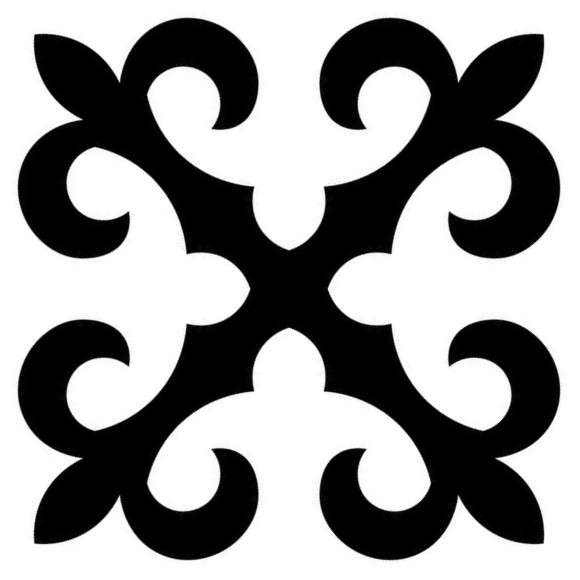
#> input picture old/ornam.jpg, 580 x 580 px
$ python depth_webcam.py ornam.jpg
#> lines starting #> are read from the running program, lines starting #| are printed output that depends on the picture; after the words box and inside, x2 and y2 are one past the last pixel; in counts of white or black regions, pixels touching at a corner belong together
### old/renderer.py
"""Render the ornamental pattern onto every leaf triangle."""

import cv2
import numpy as np

from triangle_tree import Triangle


# ---------------------------------------------------------------------------
# Ornament mask
# ---------------------------------------------------------------------------

def load_ornament_mask(path: str) -> tuple[np.ndarray, np.ndarray, np.ndarray]:
    """Load the ornament image and extract triangular binary masks.

    Cuts the upper-right 45-45-90 triangle from the square ornament.
    Returns both the normal mask (ink = 255) and an inverted mask
    (background = 255, ink = 0) — both clipped to the triangle so that
    warping either one keeps border pixels at 0.

    Returns:
        mask:         Binary image (H, W) — 255 where ornament ink exists.
        mask_inv:     Binary image (H, W) — inverted pattern inside the triangle.
        src_triangle: Float32 array (3, 2) of the canonical triangle vertices
                      ordered as [right_angle, hyp_a, hyp_b].
    """
    gray = cv2.imread(path, cv2.IMREAD_GRAYSCALE)
    h, w = gray.shape

    # Ornament is black-on-white → invert so the pattern becomes 255
    _, binary = cv2.threshold(gray, 128, 255, cv2.THRESH_BINARY_INV)

    # Canonical triangle: upper-right half of the square
    #   right angle at (w-1, 0)   — top-right corner
    #   hyp_a      at (0, 0)      — top-left corner
    #   hyp_b      at (w-1, h-1)  — bottom-right corner
    tri_pts = np.array([[w - 1, 0], [0, 0], [w - 1, h - 1]], dtype=np.int32)

    triangle_region = np.zeros_like(binary)
    cv2.fillPoly(triangle_region, [tri_pts], 255)

    mask = cv2.bitwise_and(binary, triangle_region)
    mask_inv = cv2.bitwise_and(cv2.bitwise_not(binary), triangle_region)

    src_triangle = np.array(
        [[w - 1, 0], [0, 0], [w - 1, h - 1]], dtype=np.float32
    )
    return mask, mask_inv, src_triangle


# ---------------------------------------------------------------------------
# Rendering
# ---------------------------------------------------------------------------

def render(
    output: np.ndarray,
    leaves: list[Triangle],
    ornament_mask: np.ndarray,
    ornament_mask_inv: np.ndarray,
    src_triangle: np.ndarray,
) -> np.ndarray:
    """Paint each leaf triangle with the ornament pattern in its dominant color.

    For every leaf the ornament mask is affine-warped to fit the triangle,
    then pixels where the warped mask is active are set to the leaf's color.
    Even-depth triangles use the inverted mask so adjacent edges interlock.

    Args:
        output:            Destination image (H, W, 3), modified in-place.
        leaves:            Leaf Triangle nodes (each with .dominant_color set).
        ornament_mask:     Normal binary mask from :func:`load_ornament_mask`.
        ornament_mask_inv: Inverted binary mask (pre-clipped to triangle).
        src_triangle:      Canonical triangle vertices matching the masks.

    Returns:
        The same *output* array, for convenience.
    """
    h, w = output.shape[:2]

    for leaf in leaves:
        if leaf.dominant_color is None:
            continue

        # Pick normal or inverted mask based on depth parity
        mask = ornament_mask_inv if leaf.depth % 2 == 0 else ornament_mask

        # Map canonical ornament triangle → leaf triangle
        dst_pts = np.array(
            [leaf.right_angle, leaf.hyp_a, leaf.hyp_b], dtype=np.float32
        )
        M = cv2.getAffineTransform(src_triangle, dst_pts)

        warped = cv2.warpAffine(
            mask, M, (w, h),
            flags=cv2.INTER_LINEAR,
            borderMode=cv2.BORDER_CONSTANT,
            borderValue=0,
        )

        # Clip to the leaf polygon (warp can bleed a few pixels outside)
        poly = np.array(leaf.vertices, dtype=np.int32).reshape((-1, 1, 2))
        poly_mask = np.zeros((h, w), dtype=np.uint8)
        cv2.fillPoly(poly_mask, [poly], 255)

        combined = cv2.bitwise_and(warped, poly_mask)

        output[combined > 0] = leaf.dominant_color

    return output


# [11 lines left out: function draw_debug_boundaries, not called in this run]

### old/triangle_tree.py
"""Binary triangle tree — recursive 45-45-90 subdivision of an image.

Geometry refresher:
    A 45-45-90 right isosceles triangle has a 90-degree angle and two 45-degree
    angles.  Splitting from the right-angle vertex to the hypotenuse midpoint
    produces two smaller 45-45-90 triangles whose right angles sit at that midpoint.
"""

from __future__ import annotations
from dataclasses import dataclass, field

import cv2
import numpy as np


# ---------------------------------------------------------------------------
# Data structure
# ---------------------------------------------------------------------------

@dataclass
class Triangle:
    """A 45-45-90 triangle defined by three vertices in (x, y) pixel coords.

    Attributes:
        right_angle: Vertex at the 90-degree angle.
        hyp_a:       First endpoint of the hypotenuse (45-degree angle).
        hyp_b:       Second endpoint of the hypotenuse (45-degree angle).
        depth:       Current recursion depth.
        dominant_color: BGR tuple of the most frequent color (set for leaves).
        children:    Two child triangles if subdivided, empty list if leaf.
    """
    right_angle: tuple[float, float]
    hyp_a: tuple[float, float]
    hyp_b: tuple[float, float]
    depth: int = 0
    dominant_color: tuple[int, ...] | None = None
    children: list[Triangle] = field(default_factory=list)

    @property
    def vertices(self) -> list[tuple[float, float]]:
        return [self.right_angle, self.hyp_a, self.hyp_b]

    @property
    def is_leaf(self) -> bool:
        return len(self.children) == 0


# ---------------------------------------------------------------------------
# Subdivision
# ---------------------------------------------------------------------------

# [23 lines left out: function subdivide, not called in this run]


# ---------------------------------------------------------------------------
# Color analysis
# ---------------------------------------------------------------------------

def _dominant_color(image: np.ndarray, tri: Triangle) -> tuple[tuple[int, ...], float]:
    """Find the most frequent color and its ratio inside a triangle.

    Returns:
        color: BGR tuple of the most common color.
        ratio: Fraction of pixels with that color (0.0 – 1.0).
    """
    h, w = image.shape[:2]

    # Rasterise the triangle into a mask
    pts = np.array(tri.vertices, dtype=np.int32).reshape((-1, 1, 2))
    mask = np.zeros((h, w), dtype=np.uint8)
    cv2.fillPoly(mask, [pts], 255)

    ys, xs = np.where(mask > 0)
    if len(ys) == 0:
        return (0, 0, 0), 1.0

    # Encode each BGR pixel as a single int for fast counting
    colors = image[ys, xs]
    encoded = (
        colors[:, 0].astype(np.int64) * 65536
        + colors[:, 1].astype(np.int64) * 256
        + colors[:, 2].astype(np.int64)
    )
    unique_codes, counts = np.unique(encoded, return_counts=True)

    best_idx = np.argmax(counts)
    best_code = int(unique_codes[best_idx])
    ratio = counts[best_idx] / len(ys)

    b = best_code >> 16
    g = (best_code >> 8) & 0xFF
    r = best_code & 0xFF
    return (b, g, r), ratio


# ---------------------------------------------------------------------------
# Tree construction
# ---------------------------------------------------------------------------

def build_tree(
    image: np.ndarray,
    tri: Triangle,
    max_depth: int,
    threshold: float,
    min_depth: int = 0,
) -> Triangle:
    """Recursively subdivide *tri* until the region is uniform enough.

    Stops when:
        - depth >= min_depth AND dominant color covers >= *threshold*, **or**
        - *max_depth* is reached.
    """
    color, ratio = _dominant_color(image, tri)

    if tri.depth >= max_depth:
        tri.dominant_color = color
        return tri

    if tri.depth >= min_depth and ratio >= threshold:
        tri.dominant_color = color
        return tri

    c1, c2 = subdivide(tri)
    tri.children = [
        build_tree(image, c1, max_depth, threshold, min_depth),
        build_tree(image, c2, max_depth, threshold, min_depth),
    ]
    return tri


def collect_leaves(tri: Triangle) -> list[Triangle]:
    """Return every leaf node in the tree rooted at *tri*."""
    if tri.is_leaf:
        return [tri]
    leaves: list[Triangle] = []
    for child in tri.children:
        leaves.extend(collect_leaves(child))
    return leaves


# ---------------------------------------------------------------------------
# Initial split
# ---------------------------------------------------------------------------

def make_initial_triangles(size: int) -> list[Triangle]:
    """Split a square image along its diagonal into two 45-45-90 triangles.

    Upper-right half:  right angle at top-right    (size, 0)
    Lower-left half:   right angle at bottom-left  (0, size)
    """
    upper_right = Triangle(
        right_angle=(size, 0),
        hyp_a=(0, 0),
        hyp_b=(size, size),
        depth=0,
    )
    lower_left = Triangle(
        right_angle=(0, size),
        hyp_a=(size, size),
        hyp_b=(0, 0),
        depth=0,
    )
    return [upper_right, lower_left]

### old/depth_webcam.py
"""Kyrgyz ornamental pattern filter for depth camera footage.

A depth band [depth_min, depth_max] (0–255) selects a slice of the scene.
Pixels inside the band → FOREGROUND colour.
Pixels outside the band → BACKGROUND colour.
This binary two-colour image drives the ornament triangle tree — no posterize needed.

Usage:
    python depth_webcam.py                  # real depth camera (device 0)
    python depth_webcam.py depth.gif        # test with GIF file
    python depth_webcam.py 1                # real depth camera (device 1)

Controls:
    q / ESC  — quit
    a / A    — depth_min   -5 / +5
    z / Z    — depth_max   -5 / +5
    d / D    — tree max_depth  -1 / +1
    m / M    — tree min_depth  -1 / +1
    h / H    — homogeneity threshold  -0.01 / +0.01
    p / P    — proc resolution  -32 / +32
    o / O    — output resolution  -64 / +64
    f        — cycle foreground colour
    b        — cycle background colour
    s        — save current output frame
"""

import os
import sys
import time

import cv2
import numpy as np
from PIL import Image

from config import ORNAMENT_FILENAME
from renderer import load_ornament_mask, render
from triangle_tree import build_tree, collect_leaves, make_initial_triangles


# ---------------------------------------------------------------------------
# Colour presets
# ---------------------------------------------------------------------------

FG_PRESETS = [
    (0,   0,   160),   # dark red
    (120, 30,  0),     # dark navy
    (0,   100, 10),    # dark green
    (30,  0,   130),   # dark maroon
    (20,  20,  20),    # near-black
]

BG_PRESETS = [
    (245, 235, 210),   # warm cream
    (255, 245, 220),   # light gold
    (255, 255, 255),   # white
    (220, 235, 245),   # cool white
]


# ---------------------------------------------------------------------------
# Frame sources
# ---------------------------------------------------------------------------

class GifSource:
    """Iterates frames from a GIF file, looping indefinitely."""

    # [10 lines left out: functions __init__, read, not called in this run]

    def release(self) -> None:
        self._gif.close()


class CameraSource:
    """Reads frames from a cv2.VideoCapture and converts to grayscale."""

    def __init__(self, index: int) -> None:
        self._cap = cv2.VideoCapture(index)

    @property
    def is_opened(self) -> bool:
        return self._cap.isOpened()

    def read(self) -> tuple[bool, np.ndarray]:
        ret, frame = self._cap.read()
        if not ret:
            return False, np.zeros((1, 1), dtype=np.uint8)
        gray = cv2.cvtColor(frame, cv2.COLOR_BGR2GRAY)
        return True, gray

    def release(self) -> None:
        self._cap.release()


def open_source(arg: str | None):
    """Return the appropriate frame source for the given argument."""
    if arg is None:
        src = CameraSource(0)
        if not src.is_opened:
            print("Error: cannot open camera device 0")
            sys.exit(1)
        return src

    if arg.lower().endswith(".gif"):
        return GifSource(arg)

    try:
        index = int(arg)
        src = CameraSource(index)
        if not src.is_opened:
            print(f"Error: cannot open camera device {index}")
            sys.exit(1)
        return src
    except ValueError:
        # Treat as a video file path
        src = CameraSource.__new__(CameraSource)
        src._cap = cv2.VideoCapture(arg)
        if not src._cap.isOpened():
            print(f"Error: cannot open file {arg}")
            sys.exit(1)
        return src


# ---------------------------------------------------------------------------
# Depth processing
# ---------------------------------------------------------------------------

def depth_to_two_color(
    gray: np.ndarray,
    depth_min: int,
    depth_max: int,
    fg_color: tuple[int, int, int],
    bg_color: tuple[int, int, int],
) -> np.ndarray:
    """Map a grayscale depth image to a binary two-colour BGR image.

    Pixels in [depth_min, depth_max] → fg_color.
    All other pixels                 → bg_color.
    """
    mask = (gray >= depth_min) & (gray <= depth_max)
    result = np.full((*gray.shape, 3), bg_color, dtype=np.uint8)
    result[mask] = fg_color
    return result


def make_depth_thumbnail(
    gray: np.ndarray,
    depth_min: int,
    depth_max: int,
    size: int,
) -> np.ndarray:
    """Build a thumbnail showing the depth map with the active band highlighted.

    In-band pixels are tinted yellow; out-of-band pixels stay grayscale.
    """
    thumb_gray = cv2.resize(gray, (size, size))
    bgr = cv2.cvtColor(thumb_gray, cv2.COLOR_GRAY2BGR)

    mask = (thumb_gray >= depth_min) & (thumb_gray <= depth_max)
    # Yellow tint on foreground band
    bgr[mask] = np.clip(
        bgr[mask].astype(np.int32) + np.array([0, 60, 80], dtype=np.int32),
        0, 255,
    ).astype(np.uint8)
    return bgr


# ---------------------------------------------------------------------------
# Pipeline
# ---------------------------------------------------------------------------

def _scale_leaves(leaves, scale: float) -> None:
    """Scale all leaf triangle vertices in-place."""
    if scale == 1.0:
        return
    for leaf in leaves:
        leaf.right_angle = (leaf.right_angle[0] * scale, leaf.right_angle[1] * scale)
        leaf.hyp_a       = (leaf.hyp_a[0]       * scale, leaf.hyp_a[1]       * scale)
        leaf.hyp_b       = (leaf.hyp_b[0]       * scale, leaf.hyp_b[1]       * scale)


def process_frame(
    gray: np.ndarray,
    proc_size: int,
    out_size: int,
    depth_min: int,
    depth_max: int,
    max_depth: int,
    min_depth: int,
    threshold: float,
    fg_color: tuple[int, int, int],
    bg_color: tuple[int, int, int],
    ornament_mask: np.ndarray,
    ornament_mask_inv: np.ndarray,
    src_tri: np.ndarray,
) -> tuple[np.ndarray, dict]:
    """Run the depth ornament pipeline on one grayscale frame.

    Pipeline:
        gray → centre-crop square → resize(proc_size)
             → depth_to_two_color
             → build_tree
             → scale vertices to out_size
             → render

    Returns:
        output:  Rendered ornament image (out_size × out_size BGR).
        timings: Dict of per-step milliseconds.
    """
    timings = {}

    # Centre-crop to square
    h, w = gray.shape[:2]
    s = min(h, w)
    y0, x0 = (h - s) // 2, (w - s) // 2
    square = gray[y0 : y0 + s, x0 : x0 + s]
    square = cv2.resize(square, (proc_size, proc_size), interpolation=cv2.INTER_NEAREST)

    # Two-colour image
    t0 = time.perf_counter()
    two_color = depth_to_two_color(square, depth_min, depth_max, fg_color, bg_color)
    timings["band"] = (time.perf_counter() - t0) * 1000

    # Build tree
    t0 = time.perf_counter()
    roots = make_initial_triangles(proc_size)
    all_leaves = []
    for root in roots:
        build_tree(two_color, root, max_depth, threshold, min_depth)
        all_leaves.extend(collect_leaves(root))
    timings["tree"] = (time.perf_counter() - t0) * 1000

    # Render at out_size
    t0 = time.perf_counter()
    _scale_leaves(all_leaves, out_size / proc_size)
    output = np.full((out_size, out_size, 3), bg_color, dtype=np.uint8)
    render(output, all_leaves, ornament_mask, ornament_mask_inv, src_tri)
    timings["render"] = (time.perf_counter() - t0) * 1000

    return output, timings


# ---------------------------------------------------------------------------
# HUD helper
# ---------------------------------------------------------------------------

def _put_text(img: np.ndarray, txt: str, x: int, y: int, scale: float = 0.65) -> None:
    cv2.putText(img, txt, (x, y), cv2.FONT_HERSHEY_SIMPLEX, scale, (0, 0, 0), 3)
    cv2.putText(img, txt, (x, y), cv2.FONT_HERSHEY_SIMPLEX, scale, (255, 255, 255), 1)


# ---------------------------------------------------------------------------
# Main loop
# ---------------------------------------------------------------------------

def main() -> None:
    source_arg = sys.argv[1] if len(sys.argv) > 1 else None
    source = open_source(source_arg)

    script_dir = os.path.dirname(os.path.abspath(__file__))
    ornament_path = os.path.join(script_dir, ORNAMENT_FILENAME)
    ornament_mask, ornament_mask_inv, src_tri = load_ornament_mask(ornament_path)
#> in load_ornament_mask, gray is the input picture: shape (580, 580); min 0, max 255, mean 151.3
#> in load_ornament_mask, `_, binary = cv2.threshold(gray, 128, 255, cv2.THRESH_BINARY_INV)`:
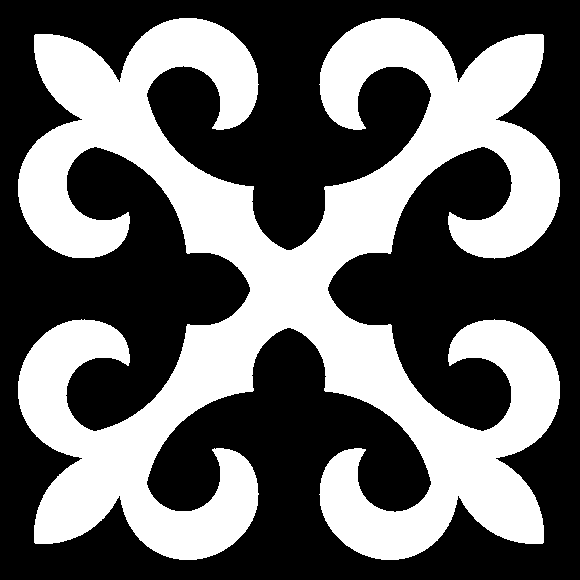
#> binary: shape (580, 580); 40.7% white; 1 white region, box (x1, y1, x2, y2) and area: (18, 18, 560, 560) 136899
#> in load_ornament_mask, `cv2.fillPoly(triangle_region, [tri_pts], 255)`:
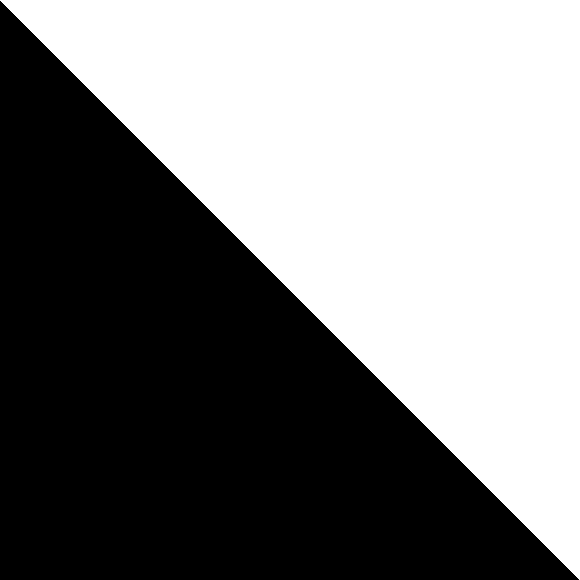
#> triangle_region: shape (580, 580); 50.1% white; 1 black region, box (x1, y1, x2, y2) and area: (0, 1, 579, 580) 167910
#> in load_ornament_mask, `mask_inv = cv2.bitwise_and(cv2.bitwise_not(binary), triangle_region)`:
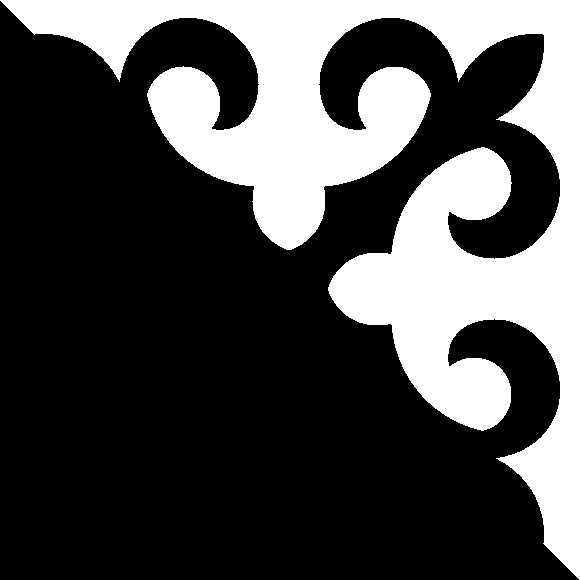
#> mask_inv: shape (580, 580); 29.7% white; 1 white region, box (x1, y1, x2, y2) and area: (0, 0, 580, 580) 99787
#> src_tri = [[579, 0], [0, 0], [579, 579]]

    # Tuneable parameters
    depth_min    = 60
    depth_max    = 140
    proc_size    = 128
    out_size     = 512
    max_depth    = 8
    min_depth    = 0
    threshold    = 0.95
    display_size = 800
    fg_idx       = 0
    bg_idx       = 0

    print("Depth ornament filter running.")
    print("  a/A   depth_min  -5/+5")
    print("  z/Z   depth_max  -5/+5")
    print("  d/D   tree max_depth  -1/+1")
    print("  m/M   tree min_depth  -1/+1")
    print("  h/H   threshold  -0.01/+0.01")
    print("  p/P   proc resolution  -32/+32")
    print("  o/O   output resolution  -64/+64")
    print("  f     cycle foreground colour")
    print("  b     cycle background colour")
    print("  s     save frame  |  q/ESC  quit")

    frame_count = 0
    fps = 0.0
    t_fps = time.perf_counter()
    last_timings: dict = {}
    last_gray: np.ndarray = np.zeros((10, 10), dtype=np.uint8)

    while True:
        ret, gray = source.read()
        if not ret:
            break
        last_gray = gray

        fg_color = FG_PRESETS[fg_idx % len(FG_PRESETS)]
        bg_color = BG_PRESETS[bg_idx % len(BG_PRESETS)]

        t0 = time.perf_counter()
        output, last_timings = process_frame(
            gray, proc_size, out_size,
            depth_min, depth_max,
            max_depth, min_depth, threshold,
            fg_color, bg_color,
            ornament_mask, ornament_mask_inv, src_tri,
        )
#> in process_frame, `two_color = depth_to_two_color(square, depth_min, depth_max, fg_color,..`:
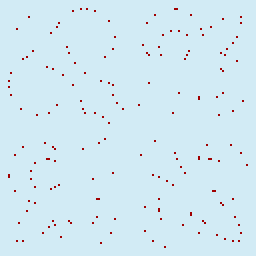
#> two_color: shape (128, 128, 3) (shown 2 times larger); mean of channels 0, 1, 2 242.4, 232.5, 209.5; drawn as B, G, R
#> the loop in process_frame, `for root in roots:` made 2 passes
#> after the loop in process_frame, `for root in roots:`: all_leaves = 2 items
#> the loop in _scale_leaves, `for leaf in leaves:` made 2 passes
#> (leaf.right_angle, leaf.hyp_a, leaf.hyp_b) on passes 1 to 2: ((512, 0), (0, 0), (512, 512)), ((0, 512), (512, 512), (0, 0))
#> the loop in render, `for leaf in leaves:` made 2 passes
#> (M, poly) on passes 1 to 2: ([[0.884, 0, 0], [0, 0.884, 0]], [[512, 0], [0, 0], [512, 512]]), ([[-0.884, 0, 512], [0, -0.884, 512]], [[0, 512], [512, 512], [0, 0]])
#> pass 2, in render, `warped = cv2.warpAffine( mask, M, (w, h), flags=cv2.INTER_LINEAR, bord..`:
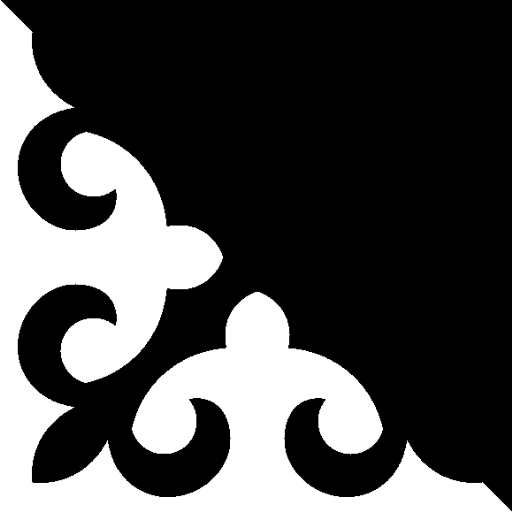
#> warped: shape (512, 512); min 0, max 255, mean 75.5
#> after the loop in render, `for leaf in leaves:`:
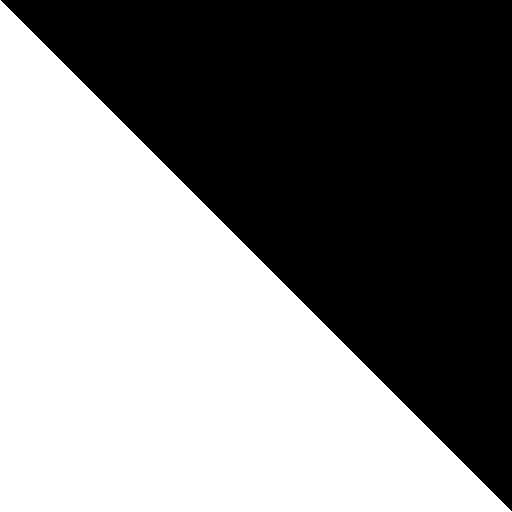
#> poly_mask: shape (512, 512); 50.1% white; 1 black region, box (x1, y1, x2, y2) and area: (1, 0, 512, 511) 130816
#> last_timings = {'band': 4.22, 'tree': 4.51, 'render': 73.02}
        total_ms = (time.perf_counter() - t0) * 1000

        # Upscale for display
        display = cv2.resize(output, (display_size, display_size), interpolation=cv2.INTER_NEAREST)

        # Depth thumbnail — bottom-right
        thumb_size = display_size // 4
        bx = display_size - thumb_size - 8
        by = display_size - thumb_size - 8
        thumb = make_depth_thumbnail(last_gray, depth_min, depth_max, thumb_size)
#> in make_depth_thumbnail, `mask = (thumb_gray >= depth_min) & (thumb_gray <= depth_max)`:
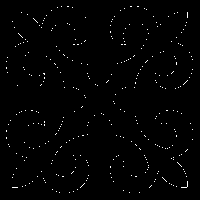
#> mask: shape (200, 200) bool; 1.1% white in thin lines or dots, all inside (x1, y1, x2, y2) = (6, 6, 193, 193)
        display[by - 1 : by + thumb_size + 1, bx - 1 : bx + thumb_size + 1] = (255, 255, 255)
#> (the rest of the program and of its run is left out)
